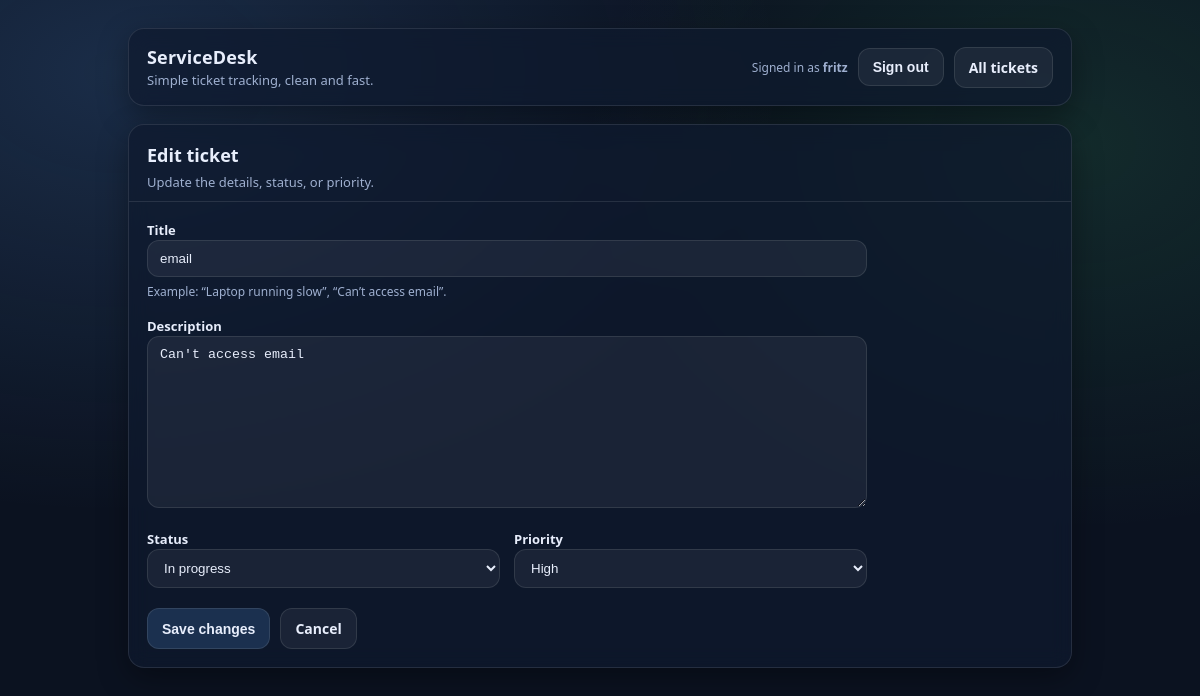
The app's page /tickets/1/edit/ (signed in) with its own data.
### tickets/models.py (models this page shows, shortened)
class Ticket(models.Model):
    class Status(models.TextChoices):
        OPEN = "OPEN", "Open"
        IN_PROGRESS = "IN_PROGRESS", "In progress"
        RESOLVED = "RESOLVED", "Resolved"
        CLOSED = "CLOSED", "Closed"
    class Priority(models.TextChoices):
        LOW = "LOW", "Low"
        MEDIUM = "MEDIUM", "Medium"
        HIGH = "HIGH", "High"
        URGENT = "URGENT", "Urgent"
    title = models.CharField(max_length=200)
    description = models.TextField(blank=True)
    status = models.CharField(
        max_length=20,
        choices=Status.choices,
        default=Status.OPEN,
    )
    priority = models.CharField(
        max_length=10,
        choices=Priority.choices,
        default=Priority.MEDIUM,
    )
    owner = models.ForeignKey(
        settings.AUTH_USER_MODEL,
        on_delete=models.CASCADE,
        related_name="tickets",
        null=True,
        blank=True,
    )
    created_at = models.DateTimeField(auto_now_add=True)
    updated_at = models.DateTimeField(auto_now=True)

### tickets/views.py (the view)
# urls.py: path("tickets/<int:ticket_id>/edit/", ticket_update, name="ticket_update"),
@login_required
def ticket_update(request, ticket_id):
    ticket = get_object_or_404(Ticket, id=ticket_id)
    if ticket.owner != request.user and not request.user.is_staff:
        return HttpResponseForbidden("You do not have permission to edit this ticket.")
    if request.method == "POST":
        form = TicketForm(request.POST, instance=ticket)
        if form.is_valid():
            form.save()
            return redirect("ticket_detail", ticket_id=ticket.id)
    else:
        form = TicketForm(instance=ticket)
    return render(
        request,
        "tickets/ticket_form.html",
        {"form": form, "ticket": ticket, "mode": "edit"},
    )

### tickets/forms.py
class TicketForm(forms.ModelForm):
    class Meta:
        model = Ticket
        fields = ["title", "description", "status", "priority"]

### tickets/templates/tickets/ticket_form.html (shortened to what this page needs)
{% extends "tickets/base.html" %}
{% block topbar_actions %}
  <a class="btn" href="/tickets/">All tickets</a>
{% endblock %}
{% block content %}
  <div class="card">
    <div class="card-header">
      {% if mode == "edit" %}
        <h2>Edit ticket</h2>
        <div class="sub">Update the details, status, or priority.</div>
      {% else %}
        <h2>Create ticket</h2>
        <div class="sub">Keep it simple. Clear title, helpful description.</div>
      {% endif %}
    </div>
    <div class="card-body">
      <form method="post" class="form-grid">
        <div>
          <label for="{{ form.title.id_for_label }}">Title</label>
          {{ form.title }}
          <div class="help">Example: “Laptop running slow”, “Can’t access email”.</div>
        </div>
        <div>
          <label for="{{ form.description.id_for_label }}">Description</label>
          {{ form.description }}
        </div>
        <div style="display:grid; grid-template-columns: 1fr 1fr; gap: 14px;">
          <div>
            <label for="{{ form.status.id_for_label }}">Status</label>
            {{ form.status }}
          </div>
          <div>
            <label for="{{ form.priority.id_for_label }}">Priority</label>
            {{ form.priority }}
          </div>
        </div>
        <div class="actions">
          {% if mode == "edit" %}
            <button class="btn primary" type="submit">Save changes</button>
          {% else %}
            <button class="btn primary" type="submit">Create ticket</button>
          {% endif %}
          <a class="btn" href="/tickets/">Cancel</a>
        </div>
      </form>
    </div>
  </div>
{% endblock %}

### tickets/templates/tickets/base.html (shortened to what this page needs)
<!doctype html>
<html lang="en">
  <head>
  </head>
  <body>
    <div class="container">
      <div class="topbar">
        <div class="brand">
          <h1>ServiceDesk</h1>
          <p>Simple ticket tracking, clean and fast.</p>
        </div>
        <div>
          <div style="display:flex; gap:10px; align-items:center; flex-wrap:wrap; justify-content:flex-end;">
            {% if user.is_authenticated %}
              <span class="small">Signed in as <strong>{{ user.username }}</strong></span>
               <form method="post" action="/accounts/logout/" style="margin:0;">
                 <button class="btn" type="submit">Sign out</button>
               </form>
            {% else %}
              <a class="btn" href="/accounts/login/">Sign in</a>
            {% endif %}
            {% block topbar_actions %}{% endblock %}
          </div>
        </div>
      </div>
      {% block content %}{% endblock %}
    </div>
  </body>
</html>

### tickets/templates/tickets/base.html (style rules this page uses)
:root { --bg: #0b1220; --card: #0f1a2e; --muted: #9fb0d0; --text: #e8eefc; --border: rgba(255,255,255,.10); --shadow: 0 10px 30px rgba(0,0,0,.35); --radius: 16px; --good: rgba(74,222,128,.18); --warn: rgba(251,191,36,.18); --bad: rgba(248,113,113,.18); --info: rgba(96,165,250,.18); }
* { box-sizing: border-box; }
body { margin:0; font-family: ui-sans-serif, system-ui, -apple-system, Segoe UI, Roboto, Helvetica, Arial; background: radial-gradient(1200px 800px at 10% 10%, rgba(96,165,250,.18), transparent 55%), radial-gradient(900px 700px at 90% 20%, rgba(74,222,128,.12), transparent 55%), var(--bg); color: var(--text); }
a { color: inherit; text-decoration: none; }
.container { max-width: 980px; margin: 0 auto; padding: 28px 18px 60px; }
.topbar { display:flex; align-items:center; justify-content: space-between; gap: 12px; padding: 16px 18px; border: 1px solid var(--border); border-radius: var(--radius); background: rgba(15,26,46,.72); box-shadow: var(--shadow); backdrop-filter: blur(10px); }
.brand { display:flex; flex-direction: column; gap: 2px; }
.brand h1 { margin:0; font-size: 18px; letter-spacing: .2px; }
.brand p { margin:0; color: var(--muted); font-size: 13px; }
.btn { display:inline-flex; align-items:center; gap: 8px; padding: 10px 14px; border-radius: 12px; border: 1px solid var(--border); background: rgba(255,255,255,.06); color: var(--text); cursor:pointer; font-weight: 600; font-size: 14px; }
.btn.primary { background: rgba(96,165,250,.18); }
.card { margin-top: 18px; border: 1px solid var(--border); border-radius: var(--radius); background: rgba(15,26,46,.72); box-shadow: var(--shadow); backdrop-filter: blur(10px); overflow:hidden; }
.card-header { padding: 18px 18px 10px; border-bottom: 1px solid var(--border); }
.card-header h2 { margin:0; font-size: 18px; }
.card-header .sub { margin-top: 6px; color: var(--muted); font-size: 13px; }
.card-body { padding: 16px 18px 18px; }
.form-grid { display:grid; gap: 14px; max-width: 720px; }
label { font-weight: 700; font-size: 13px; }
input, textarea, select { width:100%; padding: 10px 12px; border-radius: 12px; border: 1px solid var(--border); background: rgba(255,255,255,.06); color: var(--text); outline: none; }
textarea { min-height: 140px; resize: vertical; }
.help { color: var(--muted); font-size: 12px; margin-top: 6px; }
.actions { display:flex; gap: 10px; margin-top: 6px; flex-wrap: wrap; }
.small { color: var(--muted); font-size: 12px; }

### records on screen
Ticket: title "email", description "Can't access email", status "In progress", priority "High"

### other values on screen
{{ user.username }} "fritz"
